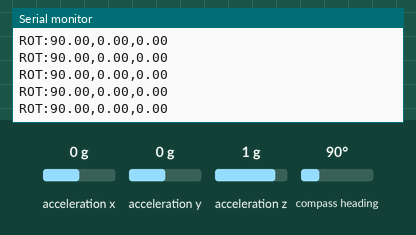
Recording of a program running on a simulated ESP32. Parts: the last lines printed to the serial monitor. The test bench sets the inputs (shaded band); at power-on: acceleration x 0 g, acceleration y 0 g, acceleration z 1 g, compass heading 90°.

Above: at 1.2 s.
1.3 s: acceleration x set to -1.4 g
At 1.36 s:
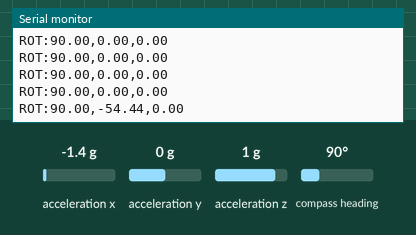
2.8 s: acceleration y set to -1.4 g
At 2.8 s:
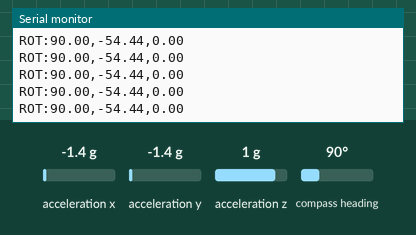
4.3 s: acceleration z set to -1.4 g
At 4.35 s:
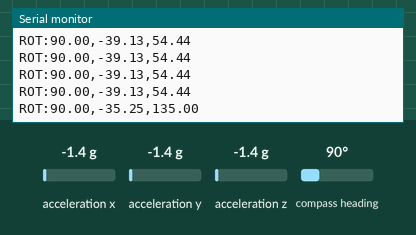
5.8 s: compass heading set to 7°
At 5.84 s:
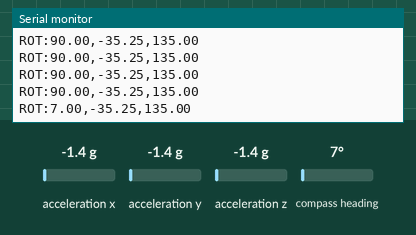
Timing chart, 0 to 8.3 s (numbered marks = the images above; inputs shaded):
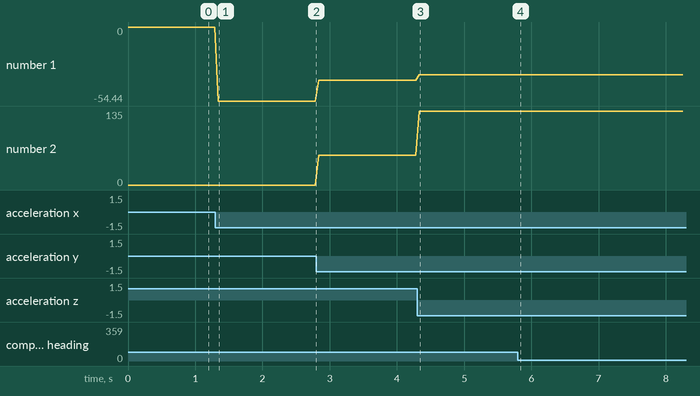

The program:

main.cpp
```cpp
#include <Arduino.h>
#include <Wire.h>
#include <Adafruit_Sensor.h>
#include <Adafruit_BNO055.h>
#include <utility/imumaths.h>

/*
   GPIO (ESP32-DevKitC):
   SDA -> GPIO 21
   SCL -> GPIO 22
*/

// BNO055 sensor instance
Adafruit_BNO055 bno = Adafruit_BNO055(55, 0x28);

void setup(void) {
  Serial.begin(115200);

  // Report if the sensor fails to initialize
  if (!bno.begin()) {
    Serial.println("Error: BNO055 sensor not detected. Check wiring.");
    while (1);
  }

  // Use the external crystal oscillator for better stability
  bno.setExtCrystalUse(true);
}

void loop(void) {
  // 1. Get sensor event
  sensors_event_t event;
  bno.getEvent(&event);

  /*
     x = Right-Left (Heading / Yaw)
     y = Up-Down (Pitch)
     z = (Roll)
  */
  float x = event.orientation.x;
  float y = event.orientation.y;
  float z = event.orientation.z;

  // 3. Send to Unity (Format: "ROT:120.50,10.20,-5.00")
  Serial.print("ROT:");
  Serial.print(x);
  Serial.print(",");
  Serial.print(y);
  Serial.print(",");
  Serial.println(z);

  delay(50);
}
```

Measured:
- after the input at 1.3 s, the serial monitor: prints a new line at once (image 1)
- after the input at 4.3 s, the serial monitor: prints a new line at once (image 3)
- after the input at 5.8 s, the serial monitor: prints a new line at once (image 4)
- plotted number 1: 0 → -54.44 after the input at 1.3 s, -54.44 → -39.13 after the input at 2.8 s, -39.13 → -35.25 after the input at 4.3 s
- plotted number 2: 0 → 54.44 after the input at 2.8 s, 54.44 → 135 after the input at 4.3 s
